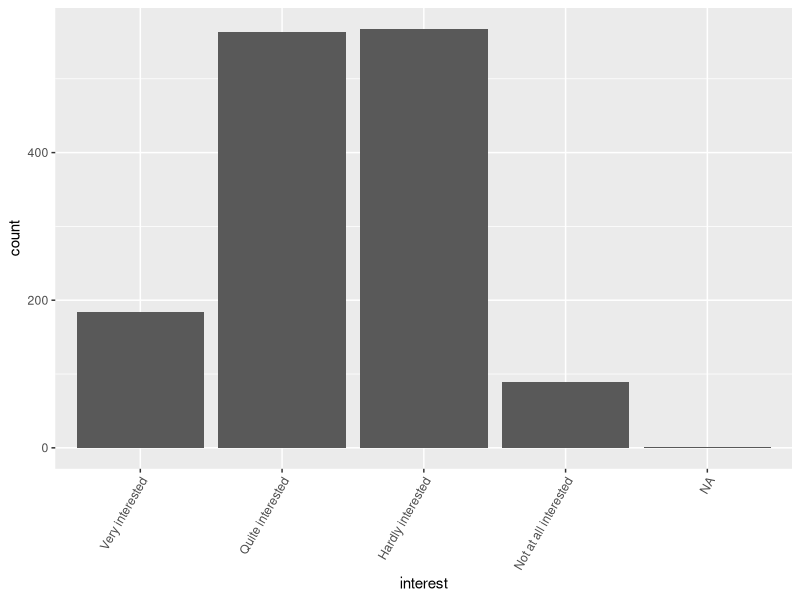
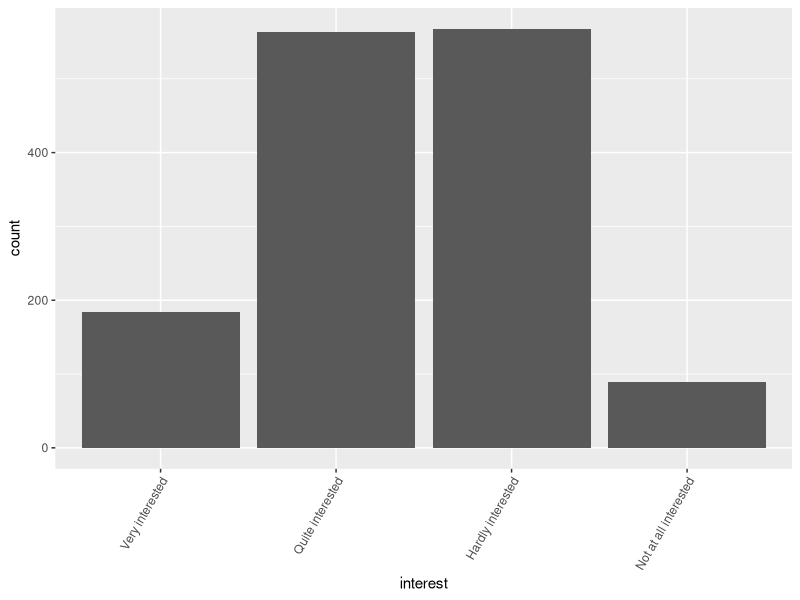
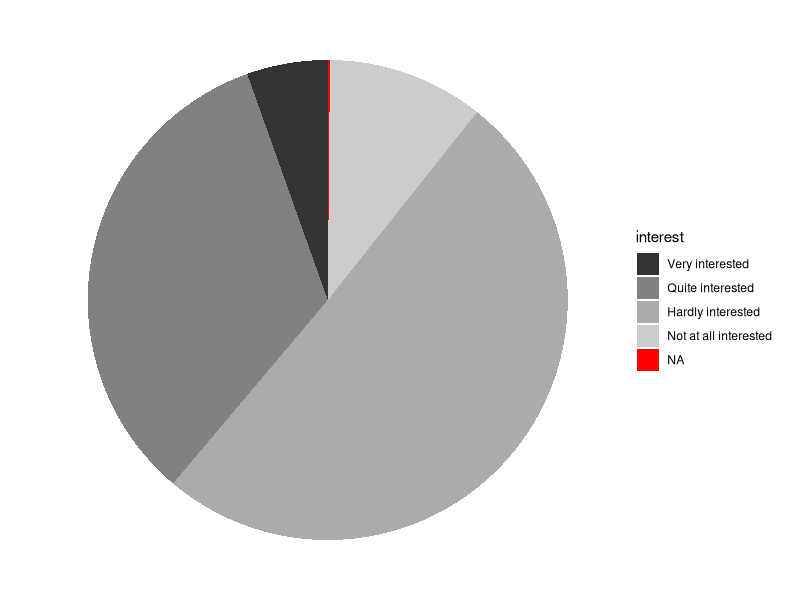
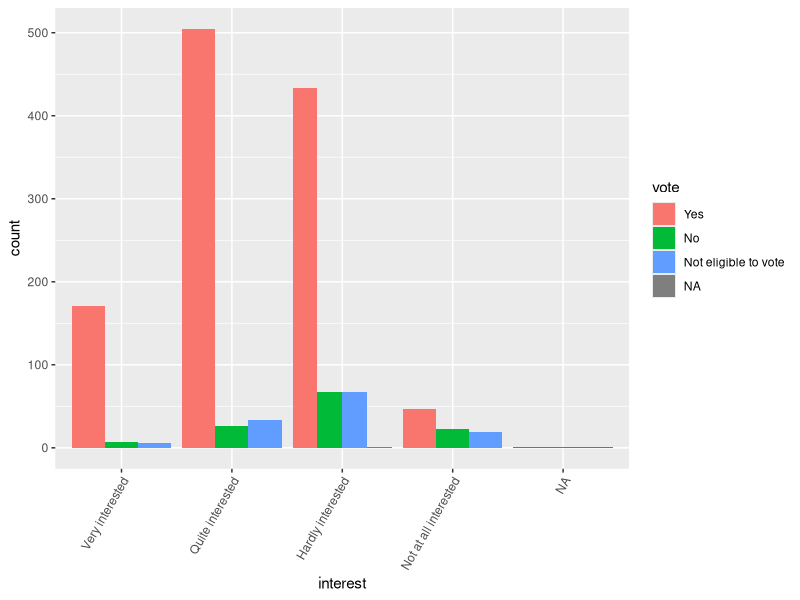
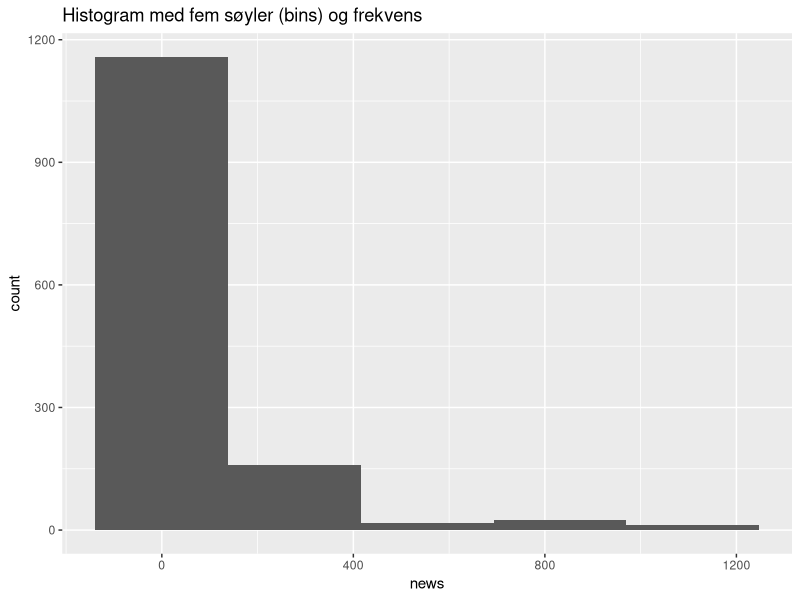
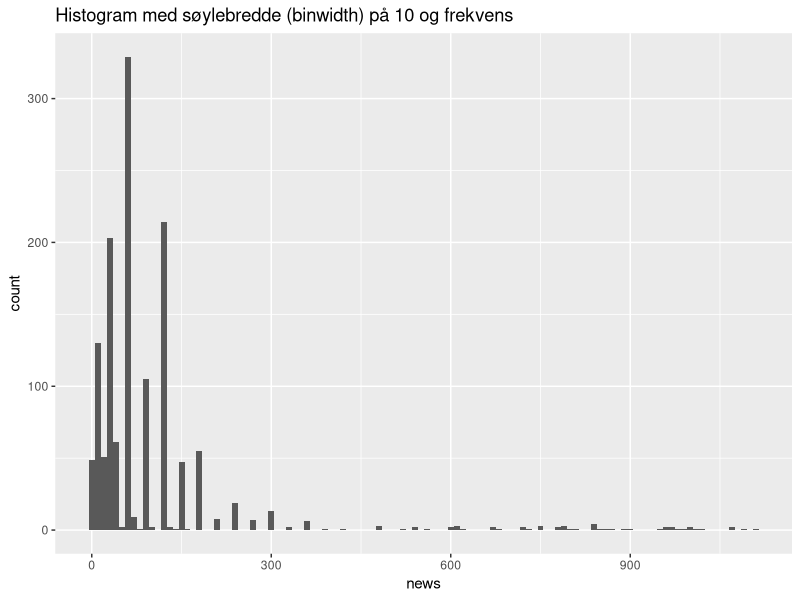
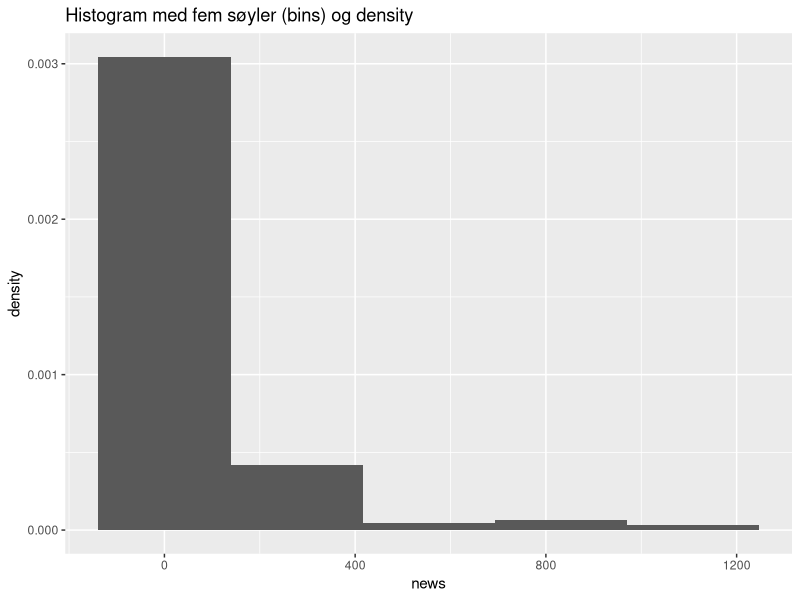
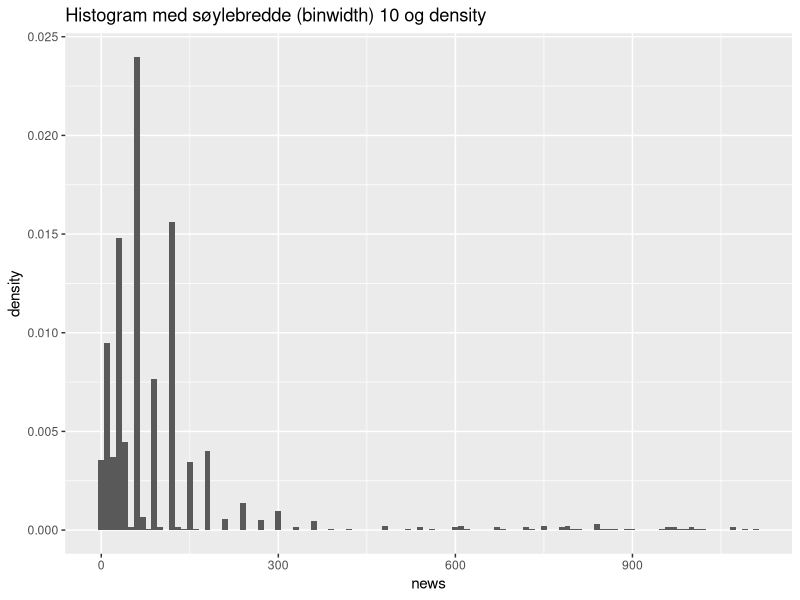

Here is the R script that generated these plots, in order:
## ---- chunk 1
knitr::opts_chunk$set(echo = TRUE)
## ---- chunk 2
library(tidyverse)
## ---- chunk 3
getwd()
list.files()
## ---- chunk 4
library(foreign)

ess <- read.dta("../../data/ESS9NO.dta")
## ---- chunk 5
ess_subset <- ess %>% 
  select(nwspol, polintr, vote, yrbrn) %>% 
  rename(
    	news = nwspol,
    	interest = polintr, 
    	year_born = yrbrn
  )

## ---- chunk 6
ess_subset <- ess %>% 
  select(
    vote,
    news = nwspol,
    interest = polintr, 
    year_born = yrbrn
    )
## ---- chunk 7
ess_subset$age <- 2018 - ess_subset$year_born 
## ---- chunk 8
class(ess_subset$vote)
## ---- chunk 9
levels(ess_subset$vote)
## ---- chunk 10
class(ess_subset$interest)

## ---- chunk 11
levels(ess_subset$interest)
## ---- chunk 12
class(ess_subset$news)

is.numeric(ess_subset$news)
## ---- chunk 13
summary(ess_subset)
str(ess_subset)
## ---- chunk 14
head(ess_subset)
tail(ess_subset)
## ---- chunk 15
table(ess_subset$vote, useNA = "always")
prop.table(table(ess_subset$vote))
prop.table(table(ess_subset$vote, useNA = "always"))
## ---- chunk 16
# Finner minimumsverdi (det laveste antall minutter brukt på nyheter)
min(ess_subset$news, na.rm = TRUE) # na.rm = TRUE sier at missing skal droppes i beregningen
# Finner maksimumsveriden (den høyeste antall minutter brukt på nyheter)
max(ess_subset$news, na.rm = TRUE)
# Finner gjennomsnittlig antall minutter
mean(ess_subset$news, na.rm = TRUE)
# Finner median
median(ess_subset$news, na.rm = TRUE)
# Finner standardavviket
sd(ess_subset$news, na.rm = TRUE)
# Finner varians
var(ess_subset$news, na.rm = TRUE)
# Finner kvantilverdiene
quantile(ess_subset$news, na.rm = TRUE)
# Finner forskjellig deskriptiv statistikk for en variabel
summary(ess_subset$news)
## ---- chunk 17
ggplot(data = ess_subset, aes(x = interest)) + 
  geom_bar() +
  theme(axis.text.x = element_text(angle = 60, hjust = 1))

ggsave("../../output/sem2_soyle1.png")
## ---- chunk 18
ggplot(data = ess_subset %>% 
         filter(!is.na(interest)), 
       aes(x = interest)) + 
  geom_bar() +
  theme(axis.text.x = element_text(angle = 60, hjust = 1))

ggsave("../../output/sem2_soyle2.png")
## ---- chunk 19
ggplot(ess_subset, aes(x = "", y = interest, fill = interest)) + 
  geom_bar(stat = "identity", width = 1) + 
  coord_polar("y", start = 0) +
  theme_void() +
  scale_fill_grey()

ggsave("../../output/sem2_kake.png")
## ---- chunk 20
ggplot(data = ess_subset, 
       aes(x = interest)) + 
  geom_bar(aes(fill=vote),
           position = "dodge") +
  theme(axis.text.x = element_text(angle = 60, hjust = 1))

ggsave("../../output/sem2_soyle3.png")
## ---- chunk 21
ggplot(data = ess_subset, aes(x = news)) +
 	  geom_histogram(bins = 5) +
  ggtitle("Histogram med fem søyler (bins) og frekvens")

ggsave("../../output/sem2_hist1.png")
## ---- chunk 22
ggplot(data = ess_subset, aes(x = news)) +
  geom_histogram(binwidth = 10) +
  ggtitle("Histogram med søylebredde (binwidth) på 10 og frekvens")

ggsave("../../output/sem2_hist2.png")
## ---- chunk 23
ggplot(data = ess_subset, aes(x = news, y = ..density..)) +
 	  geom_histogram(bins = 5) +
  ggtitle("Histogram med fem søyler (bins) og density")
ggsave("../../output/sem2_hist3.png")
## ---- chunk 24
ggplot(data = ess_subset, aes(x = news, y = ..density..)) +
  geom_histogram(binwidth = 10) +
  ggtitle("Histogram med søylebredde (binwidth) 10 og density")
ggsave("../../output/sem2_hist4.png")
## ---- chunk 25
ggplot(data = ess_subset, aes(x = news)) +
  geom_boxplot() +
  theme_minimal()
  
ggsave("../../output/sem2_box.png")
